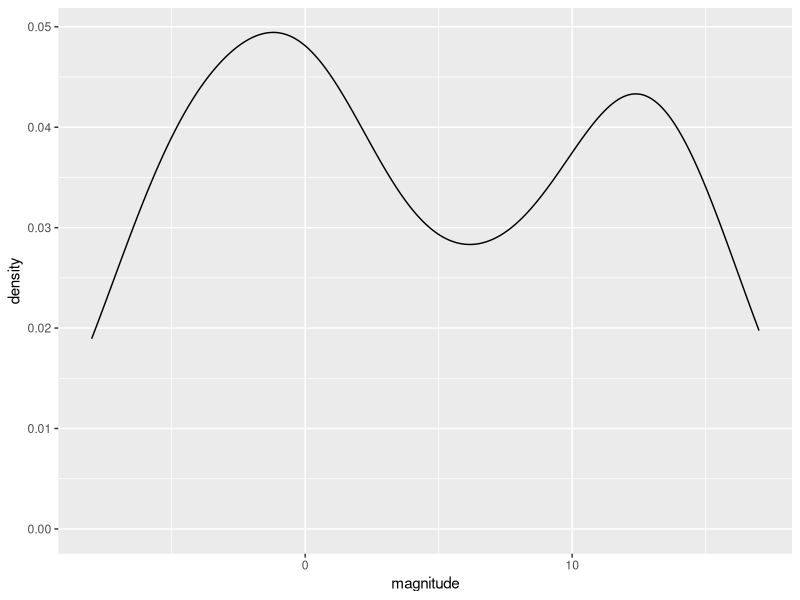
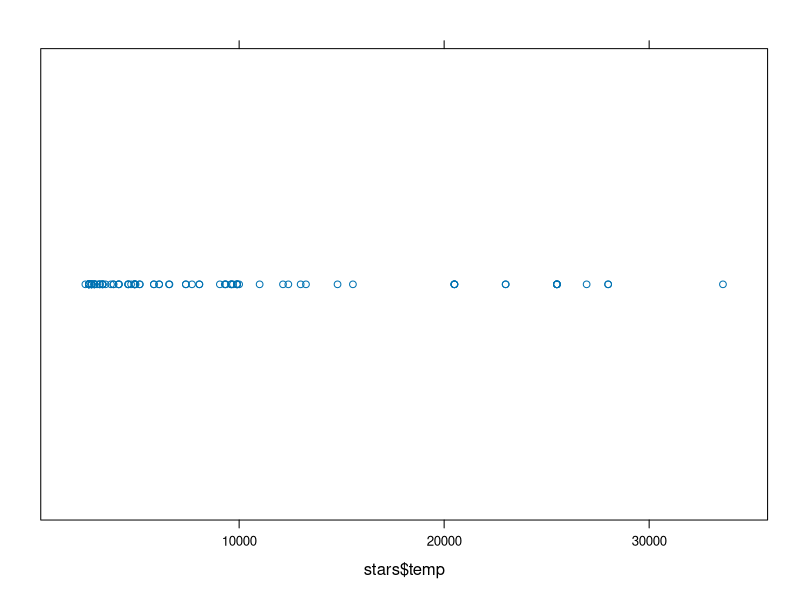
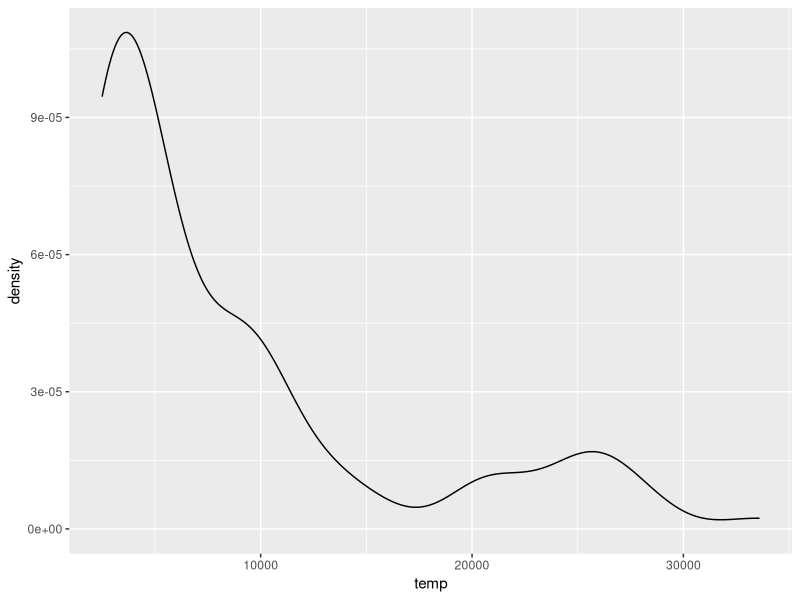
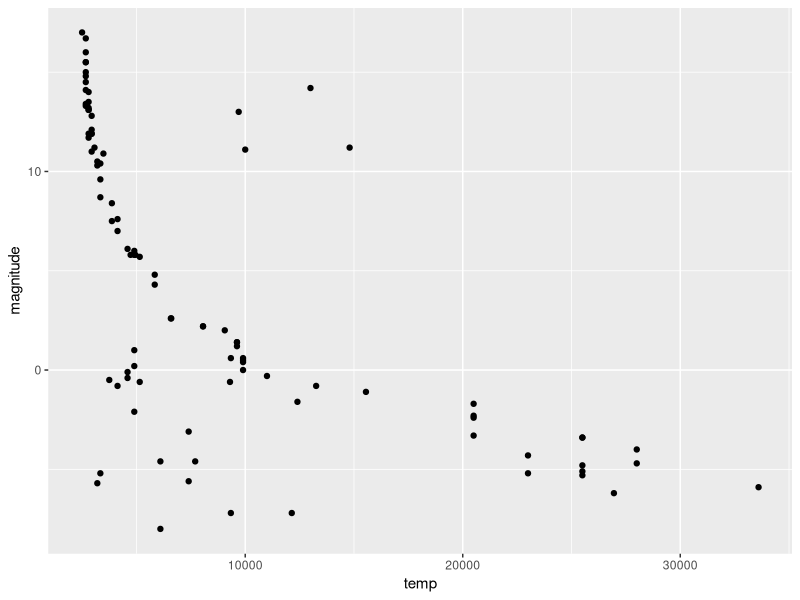
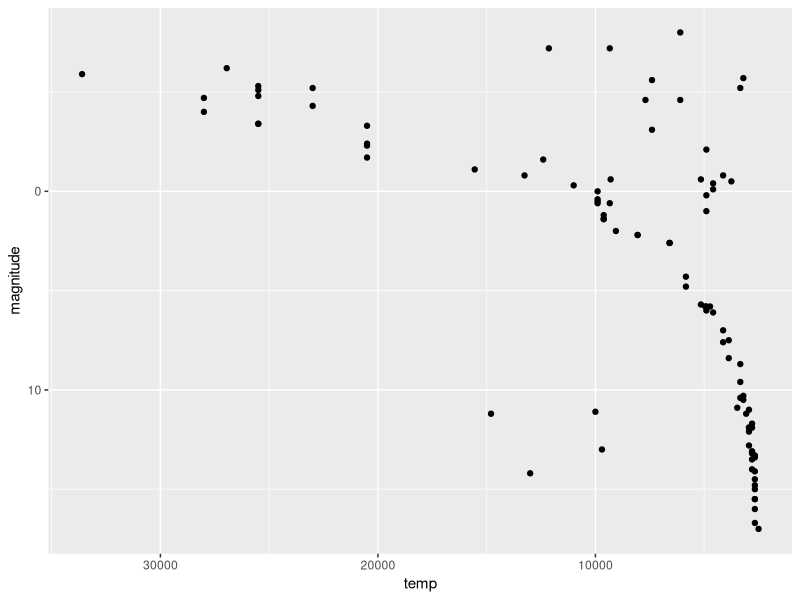
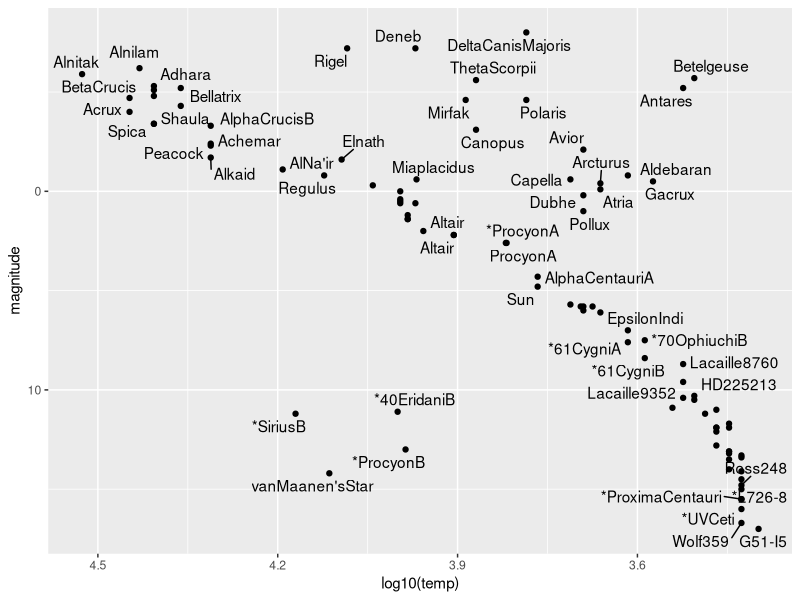
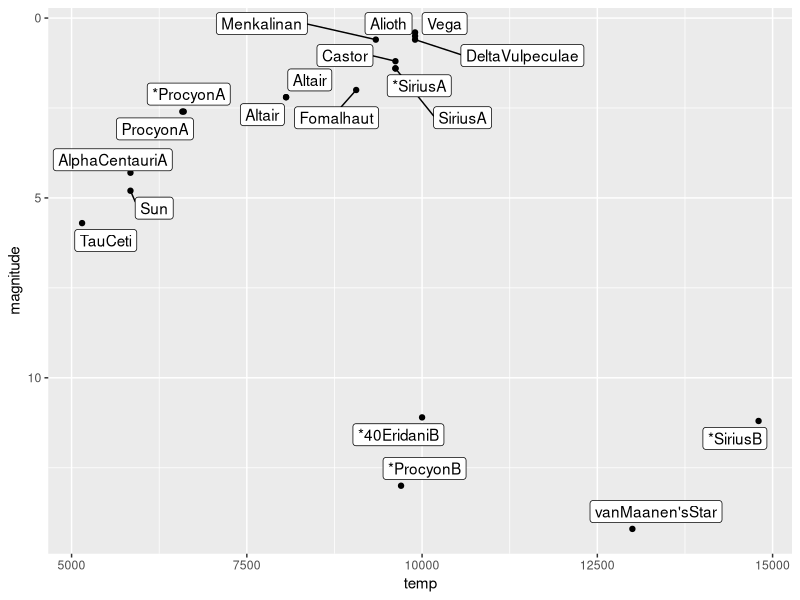
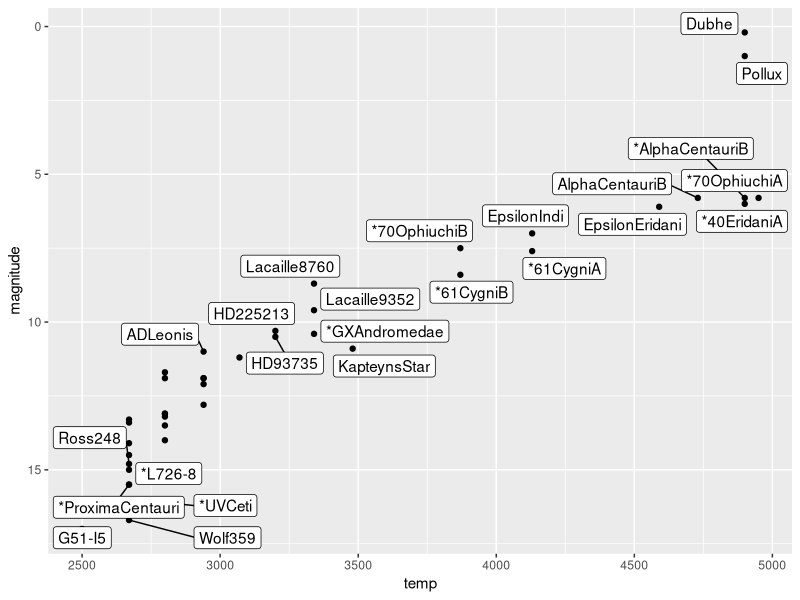

Write R code to recreate these figures, in order.
### Author: WeilianMuchen
### Properties of Stars Exercises

library(tidyverse)
library(dslabs)
library(lattice)
library(ggrepel)
data(stars)
options(digits = 3)
head(stars)
str(stars)

# Q1
mean(stars$magnitude)
sd(stars$magnitude)

# Q2
stars %>% ggplot(aes(x=magnitude)) +
  geom_density()

# Q3
stripplot(stars$temp)

stars %>%
  ggplot(aes(temp)) +
  geom_density()

# Q4
stars %>%
  ggplot(aes(temp, magnitude)) +
  geom_point()

# Q5
stars %>% ggplot(aes(temp, magnitude)) +
  geom_point() +
  scale_y_reverse() +
  scale_x_reverse()

# Q8
stars %>% ggplot(aes(log10(temp), magnitude, label=star)) +
  geom_point() +
  geom_text_repel() +
  scale_y_reverse() +
  scale_x_reverse()

# Q8.1
stars %>% filter(temp>5000, magnitude>0) %>%
  ggplot(aes(x=temp, y=magnitude, label=star)) +
  geom_point() +
  scale_y_reverse() +
  scale_x_continuous() +
  geom_label_repel()

# Q8.2
stars %>% filter(temp<5000, magnitude>0) %>%
  ggplot(aes(x=temp, y=magnitude, label=star)) +
  geom_point() +
  scale_y_reverse() +
  scale_x_continuous() +
  geom_label_repel()

# Q9
stars %>%
  ggplot(aes(x=temp, y=magnitude, color=type)) +
  geom_point() +
  scale_y_reverse() +
  scale_x_continuous()
